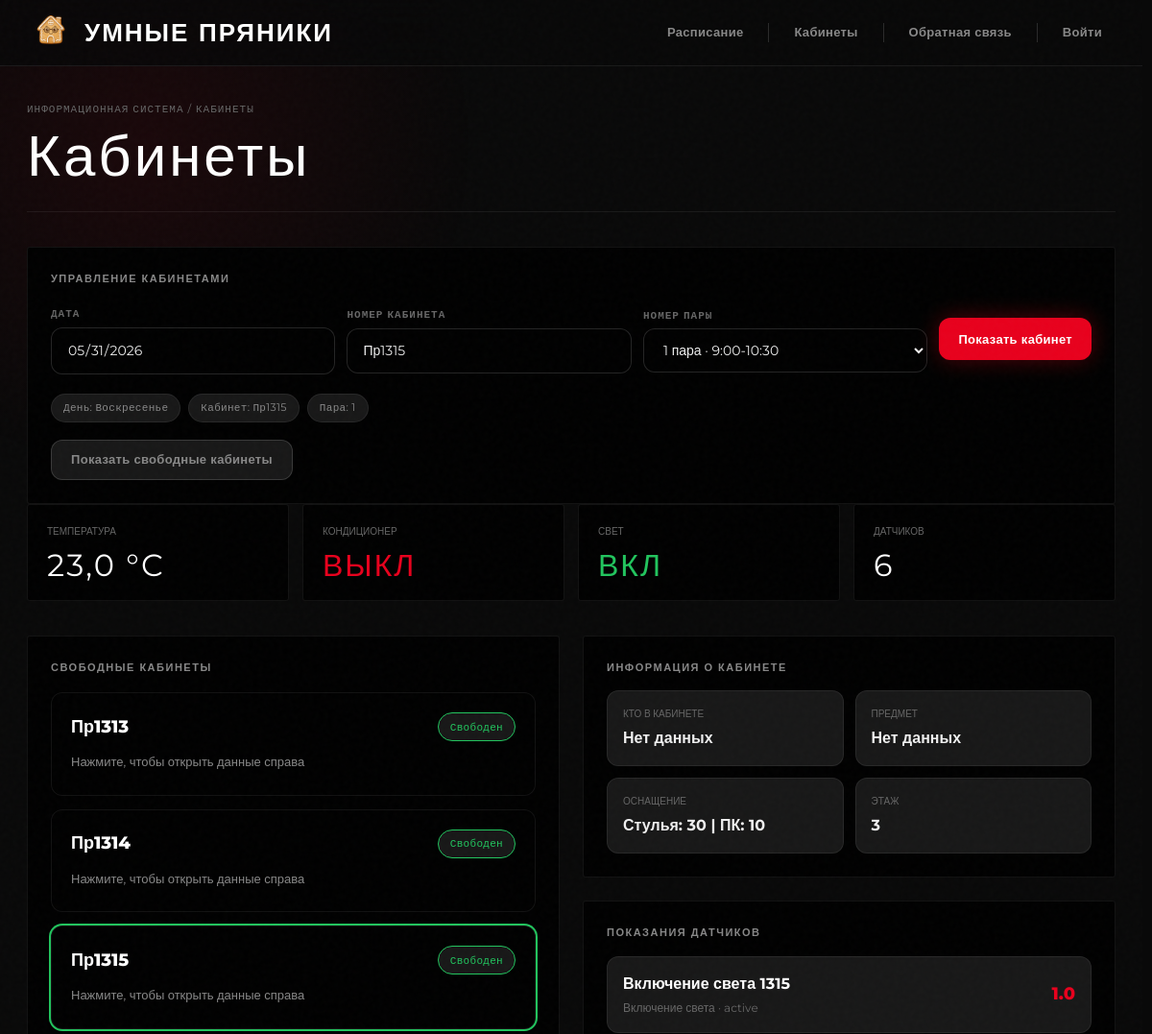
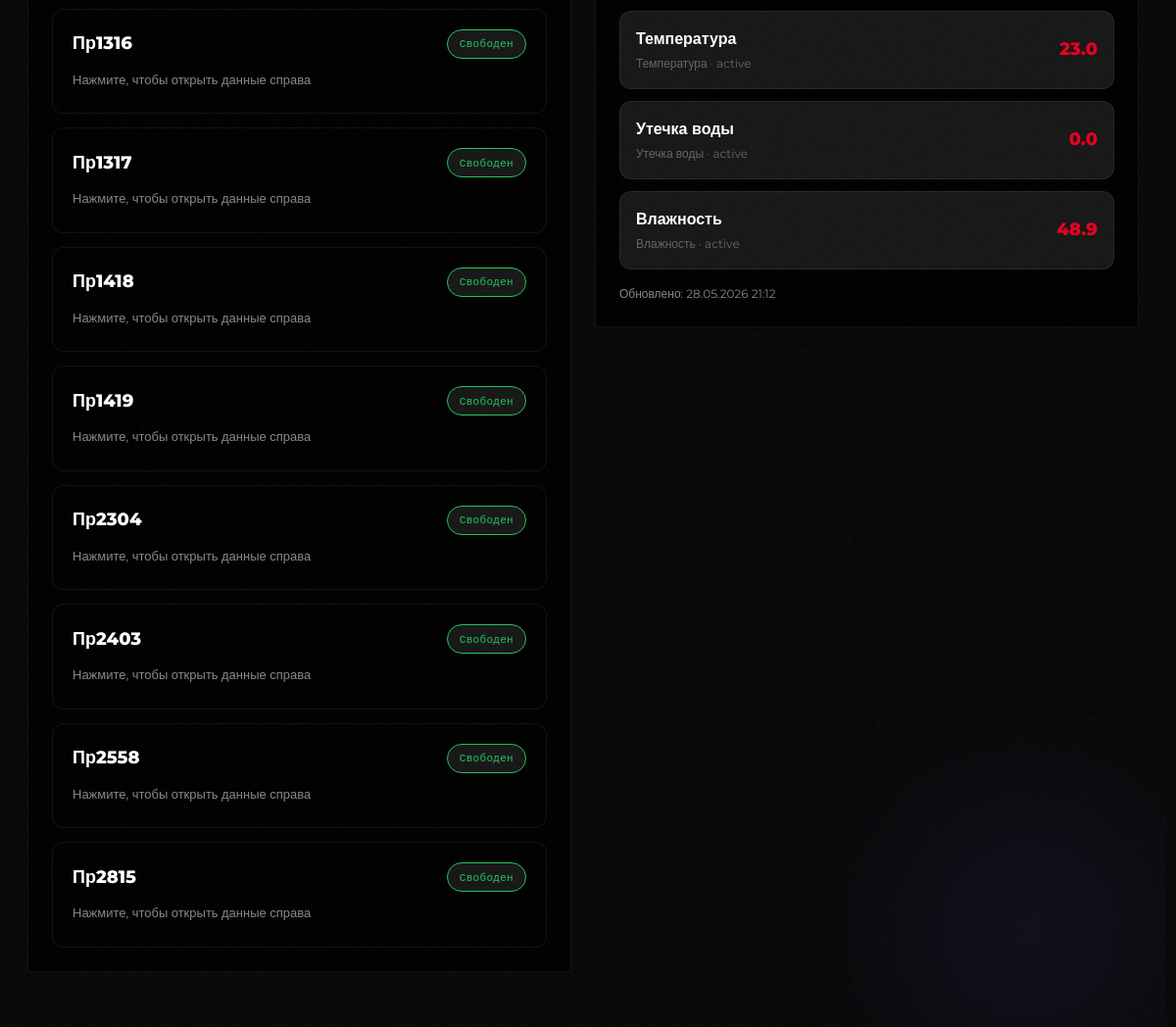
The page /rooms/?date=2026-05-31&pair=1&room=Пр1315&show_free_rooms=1 on the database its author committed (2 pictures, top to bottom).
### university/models.py (models this page shows, shortened)
class Room(models.Model):
    BUILDING_CHOICES = [
        (1, "1 корпус"),
        (2, "2 корпус"),
    ]
    name = models.CharField("Название кабинета", max_length=50)
    building = models.PositiveSmallIntegerField("Корпус", choices=BUILDING_CHOICES, default=1)
    floor = models.IntegerField("Этаж")
    chairs = models.IntegerField("Количество стульев", default=0)
    desks = models.IntegerField("Количество парт", default=0)
    computers = models.IntegerField("Количество компьютеров", default=0)
    windows = models.IntegerField("Количество окон", default=0)
    description = models.TextField("Описание кабинета", blank=True)
    window_open = models.BooleanField("Окна открыты", default=False)
    conditioners = models.IntegerField("Количество кондиционеров", default=0)
    class Meta:
        verbose_name = "Кабинет"
        verbose_name_plural = "Кабинеты"

class Sensor(models.Model):
    STATUS_CHOICES = [
        ("active", "Работает"),
        ("error", "Ошибка"),
        ("disabled", "Выключен"),
    ]
    room = models.ForeignKey(
        Room,
        verbose_name="Кабинет",
        on_delete=models.CASCADE,
    )
    sensor_type = models.ForeignKey(
        SensorType,
        verbose_name="Тип датчика",
        on_delete=models.CASCADE,
    )
    name = models.CharField("Название датчика", max_length=100)
    status = models.CharField(
        "Статус",
        max_length=20,
        choices=STATUS_CHOICES,
        default="active",
    )
    last_value = models.FloatField("Последнее значение", null=True, blank=True)
    last_updated = models.DateTimeField("Время последнего обновления", auto_now=True)
    class Meta:
        verbose_name = "Датчик"
        verbose_name_plural = "Датчики"

class SensorType(models.Model):
    name = models.CharField("Название типа датчика", max_length=100)
    class Meta:
        verbose_name = "Тип датчика"
        verbose_name_plural = "Типы датчиков"

### university/views.py (the view, shortened to what this page needs)
# urls.py: path("rooms/", views.rooms_view, name="rooms"),
def rooms_view(request):
    selected_date_str = request.GET.get("date") or datetime.date.today().strftime("%Y-%m-%d")
    selected_pair = (request.GET.get("pair") or "").strip()
    raw_room = (request.GET.get("room") or "").strip()
    show_free_rooms = request.GET.get("show_free_rooms") == "1"
    selected_date = parse_date_safe(selected_date_str)
    selected_room = canonical_room_name(raw_room) if raw_room else ""
    available_rooms = list(_get_rooms_catalog()["available_rooms"])
    if selected_room:
        room_info = build_room_info(selected_room)
    room_timeline = build_room_timeline(selected_room, selected_date) if selected_room else [
        {
            "pair_number": str(pair_number),
            "time": pair_time,
            "is_busy": False,
            "is_active": False,
            "is_selected": False,
            "subject": "—",
            "teacher": "—",
            "group": "—",
        }
        for pair_number, pair_time in PAIR_TIMES.items()
    ]
    selected_pair_lesson = None
    for slot in room_timeline:
        if str(slot["pair_number"]) == str(selected_pair):
            slot["is_selected"] = True
            if slot["is_busy"]:
                selected_pair_lesson = slot
    room_schedule_status = "Не выбран кабинет"
    room_teacher_now = "—"
    room_subject_now = "—"
    room_group_now = "—"
    room_pair_now = selected_pair if selected_pair else "—"
    room_time_now = PAIR_TIMES.get(str(selected_pair), "—") if selected_pair else "—"
    busy_state = get_room_busy_state(selected_room, selected_date, selected_pair) if selected_room and selected_pair else None
    if selected_room:
        if show_free_rooms and selected_pair:
            if busy_state and busy_state["is_busy"]:
                room_schedule_status = "Занят"
                room_teacher_now = busy_state["matched"].get("teacher") or "—"
                room_subject_now = busy_state["matched"].get("subject") or "—"
                room_group_now = busy_state["matched"].get("group") or "—"
            elif busy_state and busy_state["is_known"]:
                room_schedule_status = "Свободен"
                room_teacher_now = "Нет занятия"
                room_subject_now = "Нет занятия"
                room_group_now = "—"
            else:
                room_schedule_status = "Не удалось определить"
                room_teacher_now = "Нет данных"
                room_subject_now = "Нет данных"
                room_group_now = "—"
        elif selected_pair_lesson:
            room_schedule_status = "Занят"
            room_teacher_now = selected_pair_lesson.get("teacher") or "—"
            room_subject_now = selected_pair_lesson.get("subject") or "—"
            room_group_now = selected_pair_lesson.get("group") or "—"
        else:
            room_schedule_status = "Выбран кабинет"
    free_rooms = get_free_rooms_for_pair(selected_date, selected_pair) if (show_free_rooms and selected_pair) else []
    warning = None
    if show_free_rooms and not selected_pair:
        warning = "Чтобы показать свободные кабинеты, выберите номер пары."
    context = {
        "title": "Кабинеты",
        "selected_date": selected_date_str,
        "selected_pair": str(selected_pair),
        "selected_pair_number": str(selected_pair) if selected_pair else "",
        "selected_room": selected_room,
        "available_rooms": available_rooms,
        "room_info": room_info,
        "room_timeline": room_timeline,
        "room_schedule_status": room_schedule_status,
        "room_teacher_now": room_teacher_now,
        "room_subject_now": room_subject_now,
        "room_group_now": room_group_now,
        "room_pair_now": room_pair_now,
        "room_time_now": room_time_now,
        "free_rooms": free_rooms,
        "show_free_rooms": show_free_rooms,
        "selected_day_label": DAY_LABELS_RU[DAY_KEYS[selected_date.weekday()]],
        "warning": warning,
        "pair_times": PAIR_TIMES,
    }
    return render(request, "rooms.html", context)

### university/templates/rooms.html (shortened to what this page needs)
{% extends "dashboard/base.html" %}
{% block content %}
<div class="card">
    <h2 style="margin-bottom: 20px;">Управление кабинетами</h2>
    <form method="get" class="controls-bar" style="border: none; padding: 0; background: transparent;">
        <div style="flex: 1; min-width: 150px;">
            <label style="margin-bottom: 6px;">Дата</label>
            <input type="date" name="date" value="{{ selected_date }}">
        </div>
        <div style="flex: 1; min-width: 200px;">
            <label style="margin-bottom: 6px;">Номер кабинета</label>
            <input type="text" name="room" placeholder="Например: 1315" value="{{ selected_room }}" list="rooms-list">
        </div>
        <div style="flex: 1; min-width: 200px;">
            <label style="margin-bottom: 6px;">Номер пары</label>
            <select name="pair">
                {% for pair_number, pair_time in pair_times.items %}
                    <option value="{{ pair_number }}" {% if pair_number == selected_pair %}selected{% endif %}>
                        {{ pair_number }} пара · {{ pair_time }}
                    </option>
                {% endfor %}
            </select>
        </div>
        <div style="display: flex; align-items: flex-end;">
            <button type="submit" class="btn" style="height: 44px; margin-bottom: 2px;">Показать кабинет</button>
        </div>
    </form>
    <div class="room-meta">
        <div class="pill">День: {{ selected_day_label }}</div>
        <div class="pill">Кабинет: {{ selected_room|default:"—" }}</div>
        <div class="pill">Пара: {{ selected_pair_number|default:"—" }}</div>
    </div>
    <div class="actions">
        <a class="btn btn-secondary" href="?date={{ selected_date }}&pair={{ selected_pair|urlencode }}&show_free_rooms=1">Показать свободные кабинеты</a>
    </div>
</div>
<div class="grid">
    <div class="card" style="padding: 20px;">
        <div class="metric-title" style="margin-bottom: 12px; color: var(--muted); text-transform: uppercase; font-size: 10px;">Температура</div>
        <div class="stat-num" style="font-size: 32px;">{% if room_info.temperature is not None %}{{ room_info.temperature|floatformat:1 }} °C{% else %}—{% endif %}</div>
    </div>
    <div class="card" style="padding: 20px;">
        <div class="metric-title" style="margin-bottom: 12px; color: var(--muted); text-transform: uppercase; font-size: 10px;">Кондиционер</div>
        <div class="stat-num" style="font-size: 32px; color: var(--accent);">{% if room_info.conditioner_on %}ВКЛ{% elif room_info.conditioner_on is None %}—{% else %}ВЫКЛ{% endif %}</div>
    </div>
    <div class="card" style="padding: 20px;">
        <div class="metric-title" style="margin-bottom: 12px; color: var(--muted); text-transform: uppercase; font-size: 10px;">Свет</div>
        <div class="stat-num" style="font-size: 32px; color: var(--ok);">{% if room_info.light_on %}ВКЛ{% elif room_info.light_on is None %}—{% else %}ВЫКЛ{% endif %}</div>
    </div>
    <div class="card" style="padding: 20px;">
        <div class="metric-title" style="margin-bottom: 12px; color: var(--muted); text-transform: uppercase; font-size: 10px;">Датчиков</div>
        <div class="stat-num" style="font-size: 32px;">{{ room_info.sensors_count }}</div>
    </div>
</div>
<div style="display: grid; grid-template-columns: 1fr 1fr; gap: 24px;">
    <div>
        <div class="card">
            {% if show_free_rooms and selected_pair %}
                <h2 style="margin-bottom: 16px;">Свободные кабинеты</h2>
                <div class="timeline">
                    {% for room_name in free_rooms %}
                        <a class="slot-card {% if room_name == selected_room %}selected{% endif %}" href="?date={{ selected_date }}&pair={{ selected_pair }}&room={{ room_name|urlencode }}&show_free_rooms=1">
                            <div class="slot-head">
                                <div class="slot-title">{{ room_name }}</div>
                                <div class="pill" style="border-color: var(--ok); color: var(--ok);">Свободен</div>
                            </div>
                            <div class="slot-meta">Нажмите, чтобы открыть данные справа</div>
                        </a>
                    {% empty %}
                        <p class="muted">Свободные кабинеты не найдены.</p>
                    {% endfor %}
                </div>
            {% endif %}
        </div>
    </div>
    <div>
        <div class="card" style="margin-bottom: 24px;">
            <h2 style="margin-bottom: 16px;">Информация о кабинете</h2>
            <div style="display: grid; grid-template-columns: 1fr 1fr; gap: 12px;">
                <div style="background: var(--surface-2); padding: 16px; border-radius: 12px; border: 1px solid var(--border);">
                    <div style="font-size: 10px; color: var(--muted); text-transform: uppercase; margin-bottom: 6px;">Кто в кабинете</div>
                    <div style="font-weight: 700;">{{ room_teacher_now|default:"—" }}</div>
                </div>
                <div style="background: var(--surface-2); padding: 16px; border-radius: 12px; border: 1px solid var(--border);">
                    <div style="font-size: 10px; color: var(--muted); text-transform: uppercase; margin-bottom: 6px;">Предмет</div>
                    <div style="font-weight: 700;">{{ room_subject_now|default:"—" }}</div>
                </div>
                <div style="background: var(--surface-2); padding: 16px; border-radius: 12px; border: 1px solid var(--border);">
                    <div style="font-size: 10px; color: var(--muted); text-transform: uppercase; margin-bottom: 6px;">Оснащение</div>
                    <div style="font-weight: 700;">Стулья: {{ room_info.chairs }} | ПК: {{ room_info.computers }}</div>
                </div>
                <div style="background: var(--surface-2); padding: 16px; border-radius: 12px; border: 1px solid var(--border);">
                    <div style="font-size: 10px; color: var(--muted); text-transform: uppercase; margin-bottom: 6px;">Этаж</div>
                    <div style="font-weight: 700;">{{ room_info.floor }}</div>
                </div>
            </div>
        </div>
        <div class="card">
            <h2 style="margin-bottom: 16px;">Показания датчиков</h2>
            <div class="sensor-list">
                {% for sensor in room_info.sensor_cards %}
                    {% if "co2" not in sensor.name|lower and "co2" not in sensor.type|lower and "освещ" not in sensor.name|lower and "освещ" not in sensor.type|lower %}
                        <div class="sensor-item">
                            <div>
                                <div class="sensor-name">{{ sensor.name }}</div>
                                <div class="sensor-type">{{ sensor.type }} · {{ sensor.status }}</div>
                            </div>
                            <div class="sensor-value">{{ sensor.value }}</div>
                        </div>
                    {% endif %}
                {% empty %}
                    <p class="muted">{% if selected_room %}Нет данных датчиков.{% else %}Выберите кабинет для просмотра данных.{% endif %}</p>
                {% endfor %}
            </div>
            {% if room_info.updated_at %}
                <p class="muted" style="margin-top: 16px; font-size: 12px;">Обновлено: {{ room_info.updated_at }}</p>
            {% endif %}
        </div>
    </div>
</div>
{% endblock %}

### rows shown on the page
Room: name "Пр1315"
Sensor: temperature "23,0", name "Температура", status "active"
Room: name "Пр1317"
Room: name "Пр1418"
Room: name "Пр1419"
Room: name "Пр2304"
Room: name "Пр2403"
Room: name "Пр2558"
Room: name "Пр2815"
Sensor: name "Включение света 1315", status "active"
SensorType: type "Включение света"
SensorType: type "Температура"
Sensor: name "Утечка воды", status "active"
SensorType: type "Утечка воды"
Sensor: name "Влажность", status "active"
SensorType: type "Влажность"

### other values the page prints
{{ title }} "Кабинеты"
{{ selected_day_label }} "Воскресенье"
{{ selected_pair_number|default:"—" }} "1"
{{ room_info.sensors_count }} "6"
{{ room_name }} "Пр1313" "Пр1314" "Пр1316"
{{ room_teacher_now|default:"—" }} "Нет данных"
{{ room_subject_now|default:"—" }} "Нет данных"
{{ room_info.chairs }} "30"
{{ room_info.computers }} "10"
{{ room_info.floor }} "3"
{{ sensor.value }} "1.0" "23.0" "0.0" "48.9"
{{ room_info.updated_at }} "28.05.2026 21:12"
form field pair "1 пара · 9:00-10:30"
